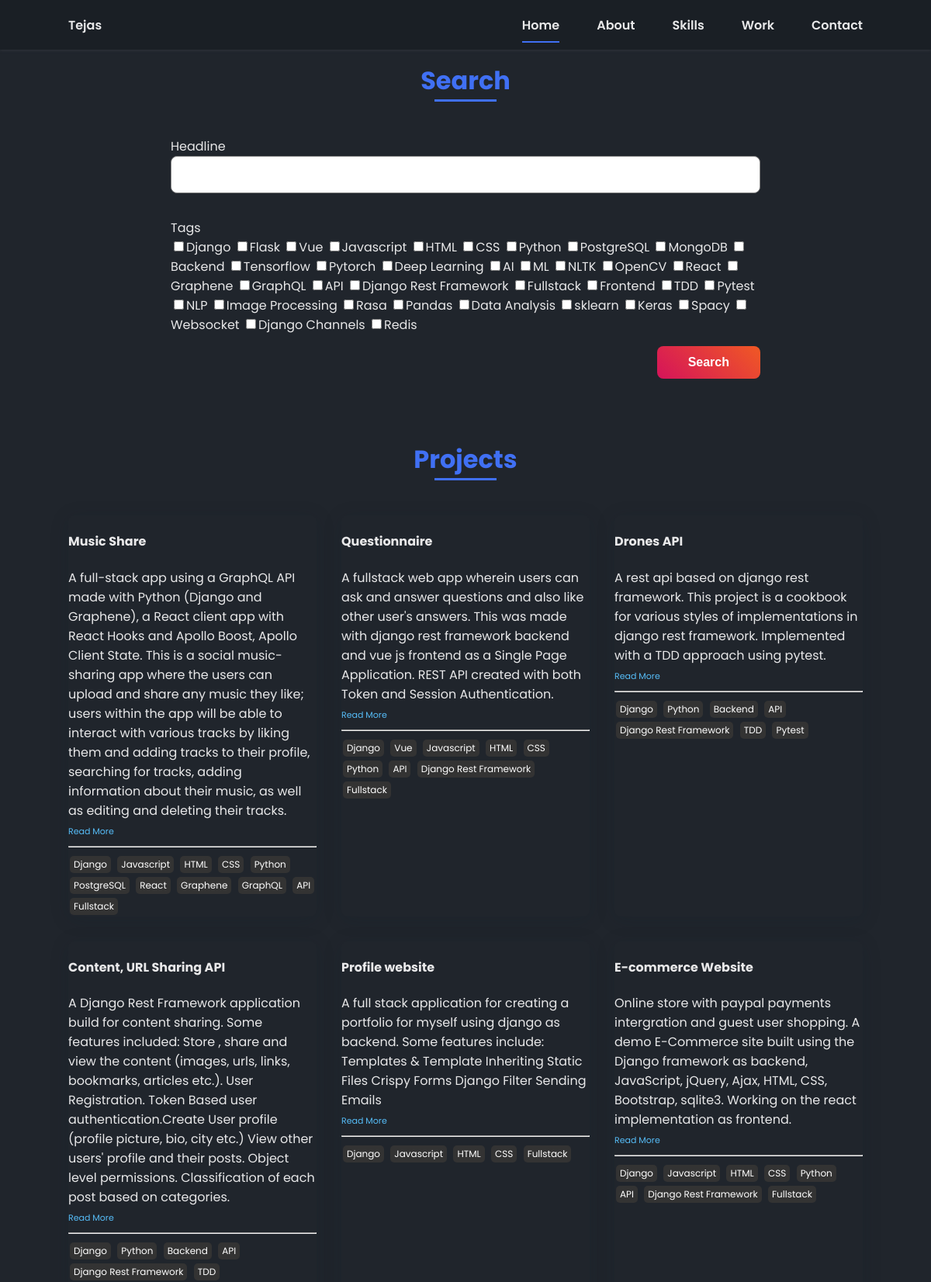
/posts/ (upper part), run on the app's committed database.
### core/models.py (models this page shows, shortened)
class Post(models.Model):
    headline = models.CharField(max_length=200)
    created = models.DateTimeField(auto_now_add=True)
    active = models.BooleanField(default=False)
    featured = models.BooleanField(default=False)
    body = models.TextField(null=True, blank=True)
    url = models.URLField(default="https://google.com")
    tags = models.ManyToManyField(Tag, null=True, blank=True)
    overview = models.TextField(null=True, blank=True)
    github = models.URLField(default="https://google.com")

class Tag(models.Model):
	name = models.CharField(max_length=200)
	def __str__(self):
		return self.name

### core/views.py (the view)
# urls.py: path('posts/', views.posts, name="posts"),
def posts(request):
    posts = Post.objects.all()
    myfilter = PostFilter(request.GET, queryset=posts)
    posts = myfilter.qs
    context = {'posts':posts, 'myfilter': myfilter}
    return render(request, 'core/posts.html', context)

### core/templates/core/posts.html (shortened to what this page needs)
{% extends 'core/layout.html' %}
{% load static %}
{% block content %}
{% load crispy_forms_tags %}
<link rel="stylesheet" href="https://use.fontawesome.com/releases/v5.3.1/css/all.css">
<link rel="stylesheet" href="https://cdnjs.cloudflare.com/ajax/libs/font-awesome/4.7.0/css/font-awesome.min.css">
<section class="contact section bd-grid">
    <h2 class="section-title">Search</h2>
    <div class="contact__container bd-grid">
        <form  method="GET" action="" class="contact__form">
            {{myfilter.form|crispy}}
            <input type="submit" value="Search" class="contact__button button">
        </form>
    </div>
</section>
<section class="work section">
    <h2 class="section-title">Projects</h2>
    <div class="work__container bd-grid">
    {% for post in posts %}
       <div class="work__img">
                <div class="post-preview">
                    <h4 class="post-title">{{post.headline}}</h4>
                    <p class="post-intro">{{post.body}}</p>
                    <a class="link" href="{%  url 'post' post.id %}">Read More</a>
                    <hr>
                    {% for tag in post.tags.all %}
                    <span class="tag">{{tag}}</span>
                    {% endfor %}
                </div>
            </div>
        {% endfor %}
    </div>
</section>
{% endblock content %}

### static/css/style.css (style rules this page uses)
body { padding: 0; margin: 0; background-color: #20252C; color: white; }
:root { --header-height: 3rem; --font-semi: 600; }
:root { --first-color: #4070F4; --second-color: #e8e8e9; }
:root { --body-font: 'Poppins', sans-serif; --big-font-size: 2rem; --h2-font-size: 1.25rem; --normal-font-size: 0.938rem; }
@media screen and (min-width: 768px) { :root { --big-font-size: 3.5rem; --h2-font-size: 2rem; --normal-font-size: 1rem; } }
:root { --mb-1: 0.5rem; --mb-2: 1rem; --mb-3: 1.5rem; --mb-4: 2rem; --mb-5: 2.5rem; --mb-6: 3rem; }
:root { --z-back: -10; --z-normal: 1; --z-tooltip: 10; --z-fixed: 100; }
*,::before,::after { box-sizing: border-box; }
html { scroll-behavior: smooth; }
body { margin: var(--header-height) 0 0 0; font-family: var(--body-font); font-size: var(--normal-font-size); color: var(--second-color); }
h1,h2,p { margin: 0; }
a { text-decoration: none; }
.tag { display: inline-block; color:#fff; background-color: #333333; border-radius: 5px; margin: 2px; padding: 2px 5px; font-size: 12px; }
.section-title { position: relative; font-size: var(--h2-font-size); color: var(--first-color); margin-top: var(--mb-2); margin-bottom: var(--mb-4); text-align: center; }
.section-title::after { position: absolute; content: ""; width: 64px; height: 0.18rem; left: 0; right: 0; margin: auto; top: 2rem; background-color: var(--first-color); }
.section { padding-top: 3rem; padding-bottom: 2rem; }
.bd-grid { max-width: 1024px; display: grid; grid-template-columns: 100%; grid-column-gap: 2rem; width: calc(100% - 2rem); margin-left: var(--mb-2); margin-right: var(--mb-2); }
.button { display: inline-block; background: linear-gradient(45deg, #d5135a, #f05924); color: #fff; padding: .75rem 2.5rem; font-weight: var(--font-semi); border-radius: .5rem; }
.work__container { row-gap: 2rem; }
.work__img { box-shadow: 0 4px 25px rgba(14,36,49,.15); border-radius: .5rem; overflow: hidden; }
.contact__button { display: block; border: none; outline: none; font-size: var(--normal-font-size); cursor: pointer; margin-left: auto; }
@media screen and (min-width: 768px) { body { margin: 0; } }
@media screen and (min-width: 768px) { .section { padding-top: 4rem; padding-bottom: 3rem; } }
@media screen and (min-width: 768px) { .section-title { margin-bottom: var(--mb-6); } }
@media screen and (min-width: 768px) { .section-title::after { width: 80px; top: 3rem; } }
@media screen and (min-width: 768px) { .work__container { grid-template-columns: repeat(3, 1fr); grid-template-rows: repeat(2,1fr); column-gap: 2rem; } }
@media screen and (min-width: 768px) { .contact__form { width: 360px; } }
@media screen and (min-width: 768px) { .contact__container { justify-items: center; } }
@media screen and (min-width: 1024px) { .bd-grid { margin-left: auto; margin-right: auto; } }
.link { color: rgb(86, 189, 248); font-size: 11px; }

### core/templates/core/posts.html (style rules this page uses)
#id_headline { width: 100%; font-size: 12px; font-weight: var(--font-semi); padding: 1rem; border-radius: .5rem; border: 1.5px solid #888; outline: none; margin-bottom: var(--mb-4); }
.contact__form { width: 760px; }
.work { padding-top: 1rem; }
.contact__button { margin-top: 15px; }

### data on the page
Post: headline "Music Share", body "A full-stack app using a GraphQL API made with Python (Django and Graphene), a React client app with React Hooks and Apollo Boost, Apollo Client State. This is a social music-sharing app where the users can upload and share any music they like; users within the app will be able to interact with various tracks by liking them and adding tracks to their profile, searching for tracks, adding information about their music, as well as editing and deleting their tracks."
Tag: name "Django"
Tag: name "Javascript"
Tag: name "HTML"
Tag: name "CSS"
Tag: name "Python"
Tag: name "PostgreSQL"
Tag: name "React"
Tag: name "Graphene"
Tag: name "GraphQL"
Tag: name "API"
Tag: name "Fullstack"
Post: headline "Questionnaire", body "A fullstack web app wherein users can ask and answer questions and also like other user's answers. This was made with django rest framework backend and vue js frontend as a Single Page Application. REST API created with both Token and Session Authentication."
Tag: name "Vue"
Tag: name "Django Rest Framework"
Post: headline "Drones API", body "A rest api based on django rest framework. This project is a cookbook for various styles of implementations in django rest framework. Implemented with a TDD approach using pytest."
Tag: name "Backend"
Tag: name "TDD"
Tag: name "Pytest"
Post: headline "Content, URL Sharing API", body "A Django Rest Framework application build for content sharing. Some features included: Store , share and view the content (images, urls, links, bookmarks, articles etc.). User Registration. Token Based user authentication.Create User profile (profile picture, bio, city etc.) View other users' profile and their posts. Object level permissions. Classification of each post based on categories."
Post: headline "Profile website", body "A full stack application for creating a portfolio for myself using django as backend. Some features include: Templates & Template Inheriting Static Files Crispy Forms Django Filter Sending Emails"
Post: headline "E-commerce Website", body "Online store with paypal payments intergration and guest user shopping. A demo E-Commerce site built using the Django framework as backend, JavaScript, jQuery, Ajax, HTML, CSS, Bootstrap, sqlite3. Working on the react implementation as frontend."
